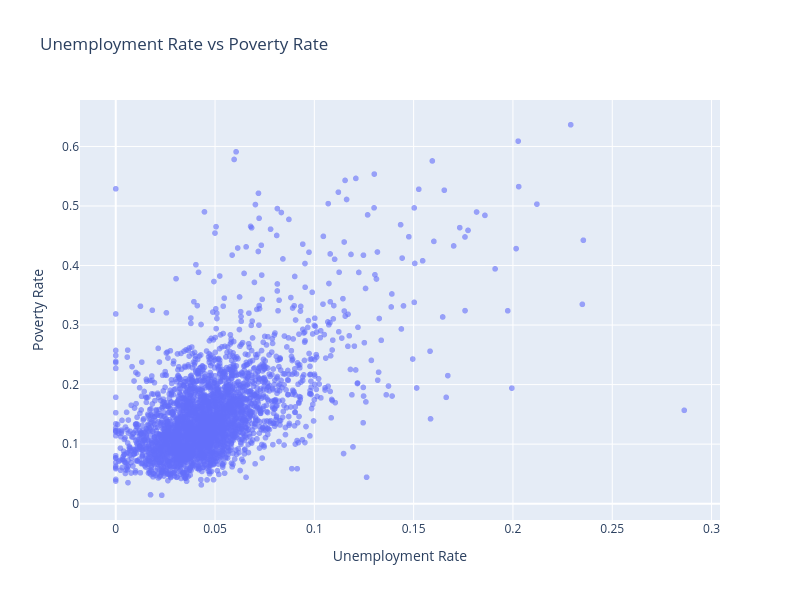

This figure's notebook cell:
### Markdown cell above
---
## Poverty vs Unemployment Relationship

This plot examines how unemployment levels relate to poverty across counties.

Unemployment is a key indicator of economic health and is expected to influence poverty levels.

### Code cell
# -------------------------------------------------------
# Unemployment vs Poverty Relationship (Interactive - Plotly)
# -------------------------------------------------------

import plotly.express as px

fig = px.scatter(
    df,
    x="unemployment_rate",
    y="poverty_rate",
    title="Unemployment Rate vs Poverty Rate",
    opacity=0.6,
    hover_data=["county_name"],
    labels={
        "unemployment_rate": "Unemployment Rate",
        "poverty_rate": "Poverty Rate"
    }
)

fig.update_layout(
    width=800,
    height=600
)

fig.show()

### Figure 1 — Plotly figure (JSON) as saved in the notebook; plotly's stock layout.template omitted (floating-point values rounded to 4 significant figures; data arrays with more than 128 entries replaced by an {"elided": "..."} marker saying what was removed)
{"data": [{"customdata": {"elided": "3222x1 str values"}, "hovertemplate": "Unemployment Rate=%{x}<br>Poverty Rate=%{y}<br>county_name=%{customdata[0]}<extra></extra>", "legendgroup": "", "marker": {"color": "#636efa", "opacity": 0.6, "symbol": "circle"}, "mode": "markers", "name": "", "showlegend": false, "type": "scattergl", "x": {"elided": "3222 float values"}, "xaxis": "x", "y": {"elided": "3222 float values"}, "yaxis": "y"}], "layout": {"height": 600, "legend": {"tracegroupgap": 0}, "title": {"text": "Unemployment Rate vs Poverty Rate"}, "width": 800, "xaxis": {"anchor": "y", "autorange": true, "domain": [0, 1], "range": [-0.018, 0.3043], "title": {"text": "Unemployment Rate"}, "type": "linear"}, "yaxis": {"anchor": "x", "autorange": true, "domain": [0, 1], "range": [-0.02741, 0.678], "title": {"text": "Poverty Rate"}, "type": "linear"}}}
